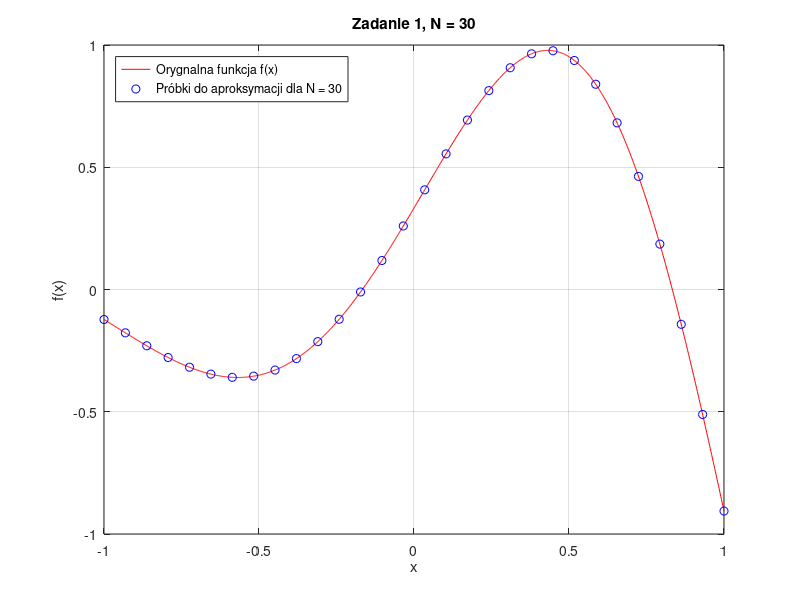

The MATLAB script that drew this image: (Note: this script raises an error after producing the figure.)
%% Zadanie 1 - 
clear;
R = 1000;
x = linspace(-1,1, R);
f = (2/3).*cos(pi.*(x-1/3)).*exp(x);

N = 30; %Zmieniając N zmieniamy liczbę próbek do aproksymacji
f_x = linspace(-1,1,N);
f_k = (2/3).*cos(pi.*(f_x-1/3)).*exp(f_x);

figure(1);
plot(x ,f, 'r');
hold on;
plot(f_x, f_k, 'bo');
hold off;
title(sprintf('Zadanie 1, N = %d',N));
xlabel('x');
ylabel('f(x)');
grid on;
legendstr = sprintf('Próbki do aproksymacji dla N = %d',N);
legend('Orygnalna funkcja f(x)', legendstr, "Location", "northwest")

%% Zadanie 2
% Dane f_x i f_k
clear;
x = linspace(-1,1, 1000);
K = 50; %Ilosc funkcji do aproksymacji, musi byc mnijesza od ilosci wezlow
N = 100; %Ilosc wezlow
x_k = linspace(-1,1,K);
%[M,Y,P] = rysowanie(N,K);
%plot(linspace(-1,1, 20),M)
%Q_1000 = aprox(1000,K);
[Q_1000, Q_N] = aprox(N,K);
figure(2);
zad1(N);
hold on;
plot(x,Q_1000, "b");
plot(linspace(-1,1,N),Q_N, "ok")
hold off;
title(sprintf('Zadanie 2, K = %d oraz N = %d', K, N));
xlabel('x');
ylabel('f(x)');
grid on;
legend('Orygnalna funkcja f(x)', 'Aproksymacja', "Location", "northwest")

%% Zadanie 3
clear;
err = zeros(46,46);
err_max = zeros(46,46);
for i=5:50
    for j=4:(i-1)
        err(i-4,j-3) = error(i,j);
        err_max(i-4,j-3) = error_max(i,j);
    end
end
figure(3);
mesh(linspace(5,50,46), linspace(4,49,46), log10(err));
title("Zadanie 3 - Wskaźniki błędu średniokwadratowego");
xlabel('N');
ylabel('K');
zlabel('err');

figure(4);
mesh(linspace(5,50,46), linspace(4,49,46), log10(err_max));
title("Zadanie 3 - Wskaźniki błędu maksymalnego");
xlabel('N');
ylabel('K');
zlabel('err_max');

%% Zadanie 4
clear;
N = 40;
T = 99;
vectorsigm=logspace(-4,-1,20);
err = zeros(31,1);
result = zeros(T,31);
result_srednia = zeros(31,numel(vectorsigm));
K_opt = zeros(numel(vectorsigm),1);

for p=1:numel(vectorsigm)
    sigma=vectorsigm(p);
    for j =1:T
        S = sigma*randn(N,1);
        for i=5:35
             result(j,i-4) = error_zaburzone(N,i,S);
        end
    end
    [~,index] = min(mean(result));
    K_opt(p,1) = index + 4;
end

figure(5);
plot(log10(vectorsigm), K_opt, "*b");
title("Zadanie 4");
ylabel('K_opt');
xlabel('log10(Sigma)');
grid on;

%% Zadanie 4 - przyklady
clear;
N = 40;
x = linspace(-1,1,1000);
vectorsigm=logspace(-4,-1,20)
sigma = vectorsigm(20);
S = sigma*randn(N,1);
[Q_1000, Q_N] = aprox_zaburzenie(40,30,S);

figure(6);
zad1(N);
hold on;
plot(x,Q_1000, "b");
plot(linspace(-1,1,N),Q_N, "ok")
xlabel('x');
ylabel('f(x)');
title(sprintf('Zadanie 4 - przykład'));
grid on;
legend('Orygnalna funkcja f(x)', 'Aproksymacja', "Location", "northwest")
hold off;
%% Funkcje
%Rysowanie wykresu podanej funkcji
function [f]= zad1(N)
    x = linspace(-1,1,1000);
    f = (2/3).*cos(pi.*(x-1/3)).*exp(x);
    f_x = linspace(-1,1,N);
    f_k = (2/3).*cos(pi.*(f_x-1/3)).*exp(f_x);

    plot(x ,f, 'r');
    hold on;
    %plot(f_x, f_k, 'bo');
    hold off;
end

%Funkcja obliczajaca wartosci wspolczynnikow p
function [M,Y,P] = rysowanie(N,K)
    f_x = linspace(-1,1,N);
    x_k = linspace(-1,1,K);
    f_k = (2/3).*cos(pi.*(f_x-1/3)).*exp(f_x);

    Y = zeros(N,1);
    M = zeros(N,K);
    for i=1:K
        Gx = (4.*exp(-16.*(f_x-x_k(i)).*(f_x-x_k(i))))./sqrt(2.*pi);
        for j=1:N
            M(j,i)=Gx(j);
            Y(j,1)=f_k(j);
        end
    end
    P = (M'*M)\(M'*Y);
end

%Funkcja aproksymujaca wykres, tj. mnozenie funkcji przez wspolczynniki p
function [Q_1000,Q_N] = aprox(N,K)
    [M_N,~,P] = rysowanie(N,K);
    [M_1000,~,~] = rysowanie(1000,K);
    Q_1000 = zeros(1000,1);
    F_1000 = zeros(1000,K);
    Q_N = zeros(N,1);
    F_N = zeros(N,K);
    for i=1:1000
        for j=1:K
            F_1000(i,j) = M_1000(i,j) * P(j);
            Q_1000(i) = Q_1000(i) + F_1000(i,j);
        end
    end
    for i=1:N
        for j=1:K
            F_N(i,j) = M_N(i,j) * P(j);
            Q_N(i) = Q_N(i) + F_N(i,j);
        end
    end
end

%Funkcja liczaca wskaźnik błędu średniokwadratowego
function err = error(N, K)
    x = linspace(-1,1,1000);
    f = (2/3).*cos(pi.*(x-1/3)).*exp(x);
    [Q_1000, ~] = aprox(N,K);

    R = zeros(1000,1);
    sum = 0;
    arg = 0;
    for i=1:1000
        R(i,1) = abs(Q_1000(i,1) - f(i));
        sum = sum + abs(R(i,1)).^2;
        arg = arg + abs(f(i)).^2;
    end
    err = sqrt(sum)./arg;
end

%Funkcja liczaca wskaźnik błędu maksymalnego
function err_max = error_max(N, K)
    x = linspace(-1,1,1000);
    f = (2/3).*cos(pi.*(x-1/3)).*exp(x);
    [Q_1000, ~] = aprox(N,K);

    R = zeros(1000,1);
    for i=1:1000
        R(i,1) = (Q_1000(i,1) - f(i));
    end
    err_max = max(R)./max(f);
end

%Funkcja obliczajaca wartosci wspolczynnikow p
function [M,Y,P] = zaburzenie(N,K,S)
    f_x = linspace(-1,1,N);
    x_k = linspace(-1,1,K);
    f_k = (2/3).*cos(pi.*(f_x-1/3)).*exp(f_x);


    Y = zeros(N,1);
    M = zeros(N,K);
    for i=1:K
        Gx = (4.*exp(-16.*(f_x-x_k(i)).*(f_x-x_k(i))))./sqrt(2.*pi);
        for j=1:N
            M(j,i)=Gx(j);
            Y(j,1)=f_k(j) + S(j,1);
        end
    end
    P = (M'*M)\(M'*Y);
end

%Funkcja aproksymujaca wykres, tj. mnozenie funkcji przez wspolczynniki p
function [Q_1000,Q_N] = aprox_zaburzenie(N,K,S)
    [M_N,~,P] = zaburzenie(N,K,S);
    [M_1000,~,~] = rysowanie(1000,K);
    Q_1000 = zeros(1000,1);
    F_1000 = zeros(1000,K);
    Q_N = zeros(N,1);
    F_N = zeros(N,K);
    for i=1:1000
        for j=1:K
            F_1000(i,j) = M_1000(i,j) * P(j);
            Q_1000(i) = Q_1000(i) + F_1000(i,j);
        end
    end
    for i=1:N
        for j=1:K
            F_N(i,j) = M_N(i,j) * P(j);
            Q_N(i) = Q_N(i) + F_N(i,j);
        end
    end
end

%Funkcja liczaca wskaźnik błędu średniokwadratowego
function err = error_zaburzone(N, K, S)
    x = linspace(-1,1,1000);
    f = (2/3).*cos(pi.*(x-1/3)).*exp(x);
    [Q_1000, ~] = aprox_zaburzenie(N,K, S);

    R = zeros(1000,1);
    sum = 0;
    arg = 0;
    for i=1:1000
        R(i,1) = abs(Q_1000(i,1) - f(i));
        sum = sum + abs(R(i,1)).^2;
        arg = arg + abs(f(i)).^2;
    end
    err = sqrt(sum)./arg;
end